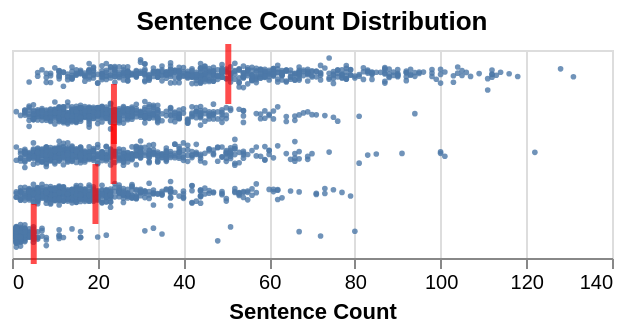

Here is the notebook cell this chart was saved with:
### Code cell
gaussian_jitter = alt.Chart(dataq5_2_test, title='Sentence Count Distribution').mark_circle(size=8,).encode(
    y=y_enc,
    x=alt.X("sentence_count:Q", title="Sentence Count"),
    yOffset="jitter:Q",
    opacity=alt.when(selector).then(alt.value(0.8)).otherwise(alt.value(0.2))
).transform_calculate(
    jitter="sqrt(-2*log(random()))*cos(2*PI*random())"
).add_params(selector)

mean_bar = alt.Chart(dataq5_2_test).mark_tick(color='red', size=30,thickness=3).transform_aggregate(
    mean_sc="mean(sentence_count)",
    groupby=["character"]
).encode(
    x= alt.X("mean_sc:Q"),
    y=y_enc #
).transform_filter(selector)
jitter_final = (gaussian_jitter + mean_bar).properties(width=300)
jitter_final

### Figure 1 — Vega specification as saved in the notebook (floating-point values rounded to 4 significant figures; data arrays with more than 128 entries replaced by an {"elided": "..."} marker saying what was removed)
{"$schema": "https://vega.github.io/schema/vega/v6.json", "data": [{"name": "_server_data_2", "values": [{"character": "Bart", "mean_sc": 23.7}, {"character": "Homer", "mean_sc": 50.47}, {"character": "Lisa", "mean_sc": 19.47}, {"character": "Marge", "mean_sc": 23.79}, {"character": "Apu", "mean_sc": 5.071}]}, {"name": "param_0d7c80f1851cf81e_store"}, {"name": "source_0", "values": {"elided": "2450 records"}}, {"name": "data_0", "source": "source_0", "transform": [{"type": "formula", "expr": "sqrt(-2*log(random()))*cos(2*PI*random())", "as": "jitter"}, {"type": "formula", "expr": "datum[\"character\"]===\"Homer\" ? 0 : datum[\"character\"]===\"Marge\" ? 1 : datum[\"character\"]===\"Bart\" ? 2 : datum[\"character\"]===\"Lisa\" ? 3 : datum[\"character\"]===\"Apu\" ? 4 : 5", "as": "y_character_sort_index"}, {"type": "project", "fields": ["character", "jitter", "sentence_count", "y_character_sort_index"]}]}, {"name": "data_1", "source": "data_0", "transform": [{"type": "filter", "expr": "isValid(datum[\"sentence_count\"]) && isFinite(+datum[\"sentence_count\"]) && isValid(datum[\"jitter\"]) && isFinite(+datum[\"jitter\"])"}, {"type": "project", "fields": ["character", "jitter", "sentence_count"]}]}, {"name": "data_2", "source": "_server_data_2", "transform": [{"type": "filter", "expr": "!length(data(\"param_0d7c80f1851cf81e_store\")) || vlSelectionTest(\"param_0d7c80f1851cf81e_store\", datum)"}, {"type": "formula", "expr": "datum[\"character\"]===\"Homer\" ? 0 : datum[\"character\"]===\"Marge\" ? 1 : datum[\"character\"]===\"Bart\" ? 2 : datum[\"character\"]===\"Lisa\" ? 3 : datum[\"character\"]===\"Apu\" ? 4 : 5", "as": "y_character_sort_index"}, {"type": "project", "fields": ["character", "mean_sc", "y_character_sort_index"]}]}, {"name": "data_3", "source": "data_2", "transform": [{"type": "filter", "expr": "isValid(datum[\"mean_sc\"]) && isFinite(+datum[\"mean_sc\"])"}, {"type": "project", "fields": ["character", "mean_sc"]}]}, {"name": "data_0_y_domain_character_0", "source": "data_0", "transform": [{"type": "aggregate", "groupby": ["character"], "fields": ["y_character_sort_index"], "ops": ["min"], "as": ["sort_field"]}, {"type": "project", "fields": ["character", "sort_field"]}]}, {"name": "data_2_y_domain_character_1", "source": "data_2", "transform": [{"type": "aggregate", "groupby": ["character"], "fields": ["y_character_sort_index"], "ops": ["min"], "as": ["sort_field"]}, {"type": "project", "fields": ["character", "sort_field"]}]}, {"name": "data_1_yOffset_domain_jitter", "source": "data_1", "transform": [{"type": "formula", "expr": "+datum['jitter']", "as": "jitter"}, {"type": "aggregate", "groupby": [], "fields": ["jitter", "jitter"], "ops": ["min", "max"], "as": ["min", "max"]}]}], "signals": [{"name": "y_step", "value": 20}, {"name": "height", "update": "bandspace(domain('y').length, 0.2, 0.2) * y_step"}, {"name": "unit", "value": {}, "on": [{"events": "pointermove", "update": "isTuple(group()) ? group() : unit"}]}, {"name": "param_0d7c80f1851cf81e", "update": "vlSelectionResolve(\"param_0d7c80f1851cf81e_store\", \"union\", true, true)"}, {"name": "param_0d7c80f1851cf81e_tuple", "on": [{"events": [{"source": "scope", "type": "click"}], "update": "datum && item().mark.marktype !== 'group' && indexof(item().mark.role, 'legend') < 0 ? {unit: \"view_960701e8a9a1d714_0\", fields: param_0d7c80f1851cf81e_tuple_fields, values: [(item().isVoronoi ? datum.datum : datum)[\"character\"]]} : null", "force": true}, {"events": [{"source": "view", "type": "dblclick"}], "update": "null"}]}, {"name": "param_0d7c80f1851cf81e_tuple_fields", "value": [{"type": "E", "field": "character"}]}, {"name": "param_0d7c80f1851cf81e_toggle", "value": false, "on": [{"events": [{"source": "scope", "type": "click"}], "update": "event.shiftKey"}, {"events": [{"source": "view", "type": "dblclick"}], "update": "false"}]}, {"name": "param_0d7c80f1851cf81e_modify", "on": [{"events": {"signal": "param_0d7c80f1851cf81e_tuple"}, "update": "modify(\"param_0d7c80f1851cf81e_store\", param_0d7c80f1851cf81e_toggle ? null : param_0d7c80f1851cf81e_tuple, param_0d7c80f1851cf81e_toggle ? null : true, param_0d7c80f1851cf81e_toggle ? param_0d7c80f1851cf81e_tuple : null)"}]}], "marks": [{"type": "symbol", "name": "view_960701e8a9a1d714_0_marks", "from": {"data": "data_1"}, "encode": {"update": {"shape": {"value": "circle"}, "size": {"value": 8}, "y": {"field": "character", "scale": "y", "offset": {"field": "jitter", "scale": "yOffset"}}, "fill": {"value": "#4c78a8"}, "opacity": [{"value": 0.8, "test": "!length(data(\"param_0d7c80f1851cf81e_store\")) || vlSelectionTest(\"param_0d7c80f1851cf81e_store\", datum)"}, {"value": 0.2}], "x": {"field": "sentence_count", "scale": "x"}}}, "style": ["circle"], "interactive": true}, {"type": "rect", "name": "layer_1_marks", "from": {"data": "data_3"}, "encode": {"update": {"opacity": {"value": 0.7}, "height": {"value": 30}, "width": {"value": 3}, "yc": {"field": "character", "scale": "y", "band": 0.5}, "fill": {"value": "red"}, "xc": {"field": "mean_sc", "scale": "x"}}}, "style": ["tick"], "interactive": false}], "scales": [{"name": "x", "type": "linear", "domain": {"fields": [{"data": "data_1", "field": "sentence_count"}, {"data": "data_3", "field": "mean_sc"}]}, "range": [0, {"signal": "width"}], "zero": true, "nice": true}, {"name": "y", "type": "band", "domain": {"fields": [{"data": "data_0_y_domain_character_0", "field": "character"}, {"data": "data_2_y_domain_character_1", "field": "character"}], "sort": {"op": "max", "field": "sort_field"}}, "range": {"step": {"signal": "y_step"}}, "paddingOuter": 0.2, "paddingInner": 0.2}, {"name": "yOffset", "type": "linear", "domain": [{"signal": "(data(\"data_1_yOffset_domain_jitter\")[0] || {}).min"}, {"signal": "(data(\"data_1_yOffset_domain_jitter\")[0] || {}).max"}], "range": [0, {"signal": "bandwidth('y')"}], "zero": false}], "axes": [{"scale": "x", "minExtent": 0, "ticks": false, "grid": true, "aria": false, "gridScale": "y", "tickCount": {"signal": "ceil(width/40)"}, "domain": false, "labels": false, "maxExtent": 0, "orient": "bottom", "zindex": 0}, {"scale": "x", "orient": "bottom", "labelOverlap": true, "grid": false, "zindex": 0, "title": "Sentence Count", "labelFlush": true, "tickCount": {"signal": "ceil(width/40)"}}, {"scale": "y", "domain": false, "ticks": false, "zindex": 0, "labels": false, "orient": "left", "grid": false}], "title": {"text": "Sentence Count Distribution", "frame": "group"}, "style": "cell", "padding": 5, "width": 300, "background": "white"}
